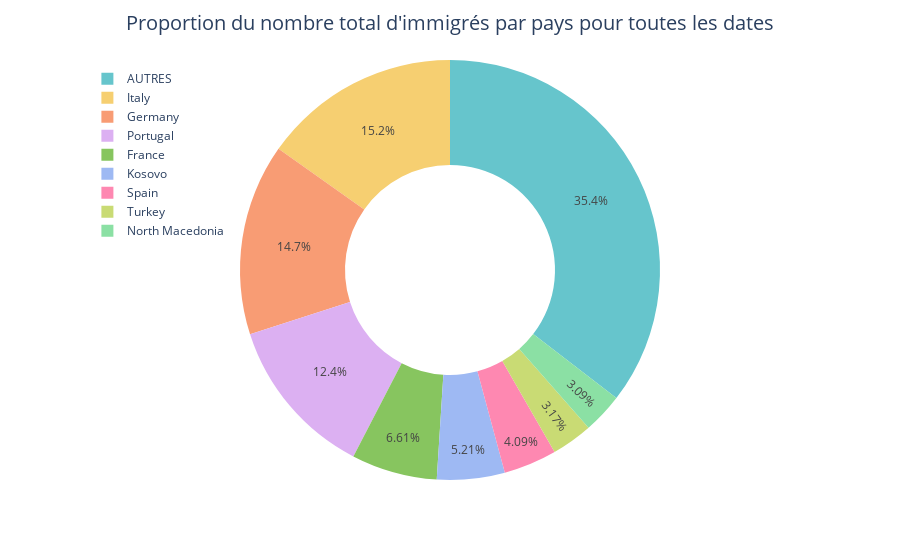

This figure's notebook cell:
### Code cell
import pandas as pd
import plotly.express as px

# Lire le fichier CSV dans un DataFrame
df = pd.read_csv('dataset_reformate2.csv')

# Filtrer les lignes où la colonne 'pays' contient le mot 'Total'
df_filtered = df[~df['pays'].str.contains('Total')]

# Calculer la somme de 'nombre_total' pour chaque 'pays' pour toutes les dates
df_sum = df_filtered.groupby('pays')['nombre_total'].sum().reset_index()

# Calculer le pourcentage pour chaque pays
df_sum['percentage'] = (df_sum['nombre_total'] / df_sum['nombre_total'].sum()) * 100

# Créer une nouvelle colonne 'pays_regroupé'
df_sum['pays_regroupé'] = df_sum.apply(lambda row: 'AUTRES' if row['percentage'] < 3 else row['pays'], axis=1)

# Regrouper les pays inférieurs à 3%
df_grouped = df_sum.groupby('pays_regroupé')['nombre_total'].sum().reset_index()

# Créer le graphique en anneau
fig = px.pie(df_grouped, 
             values='nombre_total', 
             names='pays_regroupé', 
             hole=0.5,  # Pour créer l'anneau
             color_discrete_sequence=px.colors.qualitative.Pastel,  # Couleurs pastel
             labels={'pays_regroupé': ''}  # Enlever les labels du plot
             )  

# Améliorer l'apparence du graphique
fig.update_traces(textposition='inside', textinfo='percent')  # Enlever les labels du plot
fig.update_layout(title="Proportion du nombre total d'immigrés par pays pour toutes les dates",
                  title_font_size=20,
                  title_x=0.5, 
                  title_xanchor='center',
                  showlegend=True,   # Afficher la légende
                  legend=dict(
                      orientation="v",  # Orientation verticale
                      yanchor="top", y=0.99,  # Positionnement en haut
                      xanchor="left", x=0.01  # Positionnement à gauche
                  ))

# Afficher le graphique
fig.show()

### Figure 1 — Plotly figure (JSON) as saved in the notebook; plotly's stock layout.template omitted (floating-point values rounded to 4 significant figures)
{"data": [{"domain": {"x": [0, 1], "y": [0, 1]}, "hole": 0.5, "hovertemplate": "=%{label}<br>nombre_total=%{value}<extra></extra>", "labels": ["AUTRES", "France", "Germany", "Italy", "Kosovo", "North Macedonia", "Portugal", "Spain", "Turkey"], "legendgroup": "", "name": "", "showlegend": true, "textinfo": "percent", "textposition": "inside", "type": "pie", "values": [98938475, 18437938, 41132955, 42463009, 14550981, 8629387, 34731796, 11418721, 8841977]}], "layout": {"legend": {"orientation": "v", "tracegroupgap": 0, "x": 0.01, "xanchor": "left", "y": 0.99, "yanchor": "top"}, "margin": {"t": 60}, "piecolorway": ["rgb(102, 197, 204)", "rgb(246, 207, 113)", "rgb(248, 156, 116)", "rgb(220, 176, 242)", "rgb(135, 197, 95)", "rgb(158, 185, 243)", "rgb(254, 136, 177)", "rgb(201, 219, 116)", "rgb(139, 224, 164)", "rgb(180, 151, 231)", "rgb(179, 179, 179)"], "showlegend": true, "title": {"font": {"size": 20}, "text": "Proportion du nombre total d'immigrés par pays pour toutes les dates", "x": 0.5, "xanchor": "center"}}}
